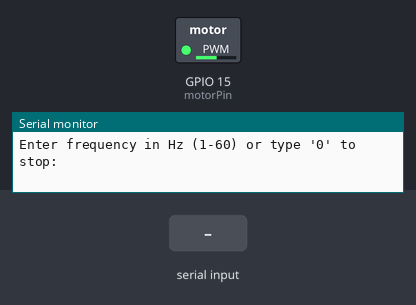
The sketch below on a simulated ESP32. Shown: switched loads named in the sketch (green lamp = pin HIGH), the last lines printed to the serial monitor. The inputs (shaded band) are chosen by the test bench.

Above: at 1.2 s.
1.3 s: "90,45\n" received over Serial
At 2.1 s:
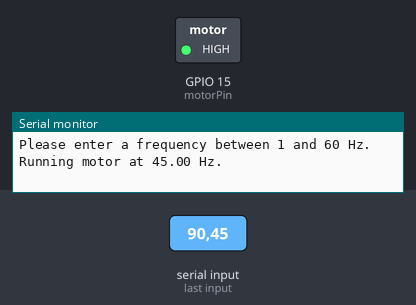
4.3 s: "30,150\n" received over Serial
At 5.47 s:
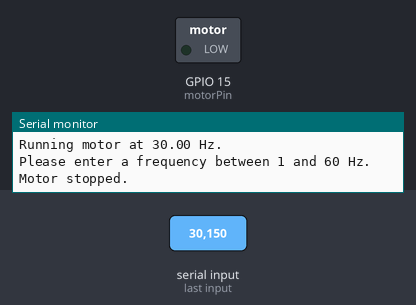
5.8 s: "0\n" received over Serial
Timing chart, 0 to 14.3 s (numbered marks = the images above; inputs shaded):
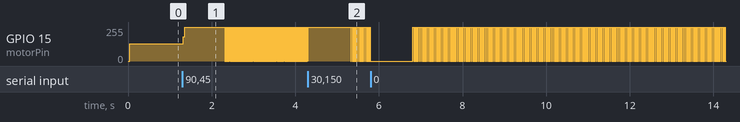

Measured:
- by itself, GPIO 15 (motorPin): alternates 255/255 for 0.02 s and 0/255 for 0.02 s

The sketch:

without_pwm.ino
```cpp
const int motorPin = 15;  // Define GPIO pin 15 for the motor
float freq;               // Variable to store frequency
unsigned long delayTime;  // Delay in microseconds
bool motorState = false;  // Motor state to toggle on/off

void setup() {
  Serial.begin(115200);         // Initialize serial communication
  pinMode(motorPin, OUTPUT);     // Set motorPin as output
  digitalWrite(motorPin, LOW);   // Initialize the motor as off
  Serial.println("Enter frequency in Hz (1-60) or type '0' to stop:");
}

void loop() {
  if (Serial.available()) {
    freq = Serial.parseFloat();  // Read the input frequency
    if (freq == 0) {
      digitalWrite(motorPin, LOW); // Turn off the motor
      Serial.println("Motor stopped.");
      return;
    }
    if (freq < 1 || freq > 65) {
      Serial.println("Please enter a frequency between 1 and 60 Hz.");
      return;
    }

    delayTime = (1000000 / (2 * freq));  // Calculate delay in microseconds for half-period
    Serial.print("Running motor at ");
    Serial.print(freq);
    Serial.println(" Hz.");
  }

  // Toggle motor state at the calculated frequency
  motorState = !motorState;              // Change motor state
  digitalWrite(motorPin, motorState);    // Set motor state
  delayMicroseconds(delayTime);          // Delay based on frequency
}
```
